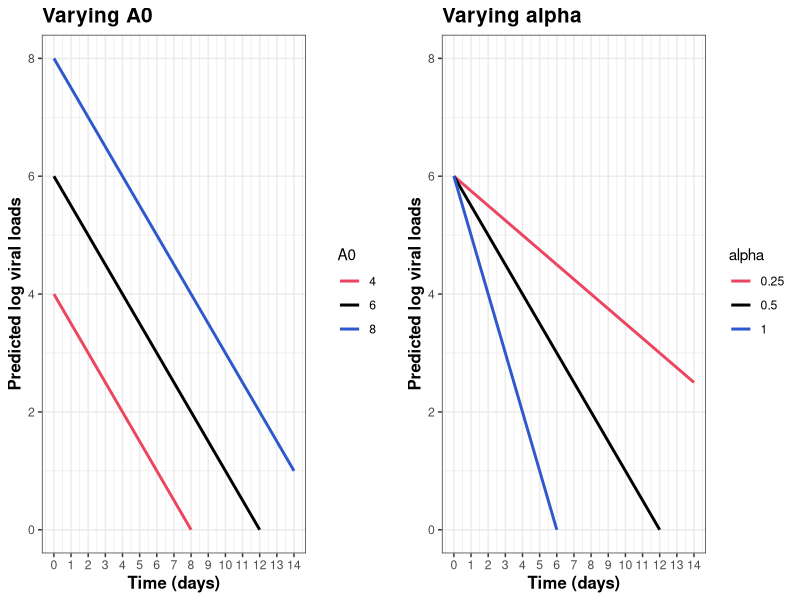
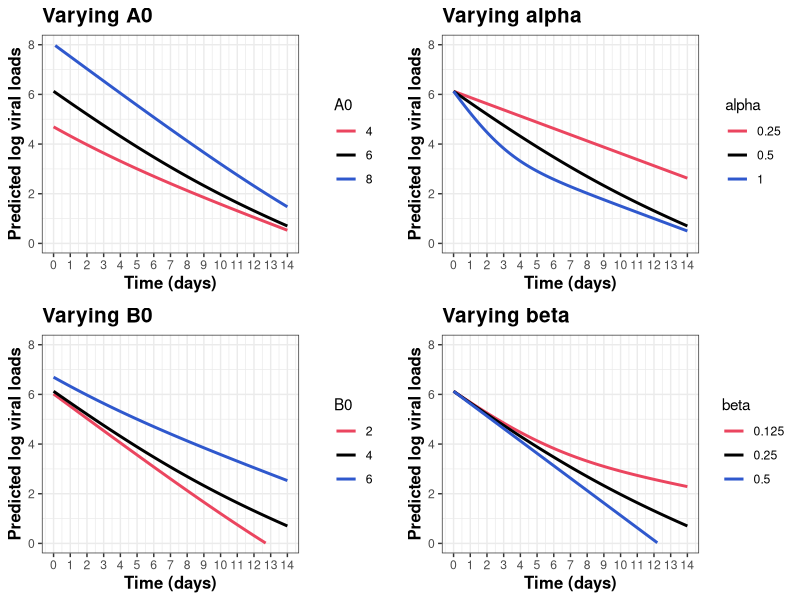
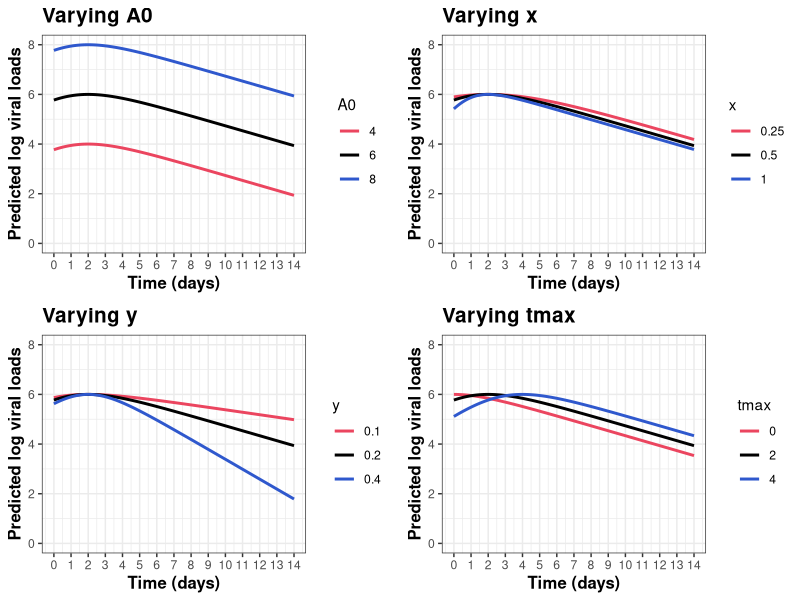
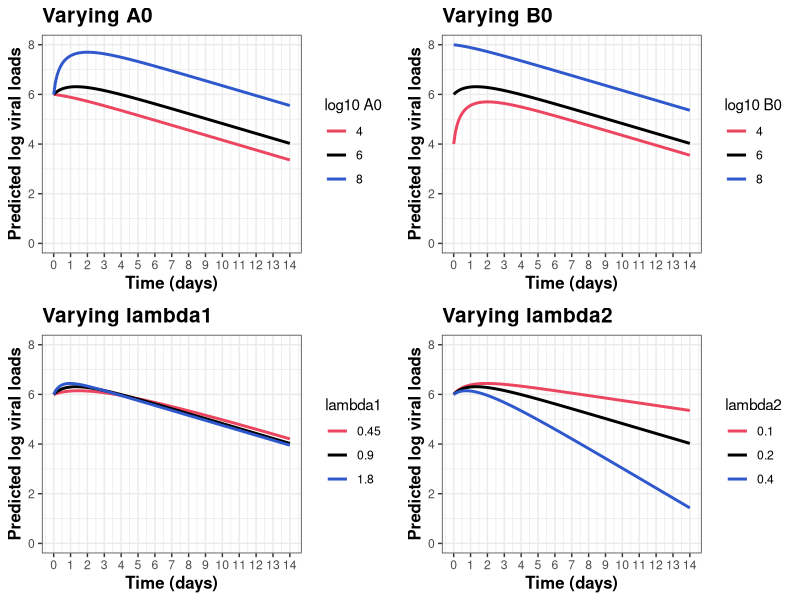

Write the R code that produced these figures, in order.
## ---- chunk 1
#| echo: false 
#| cache: true 
knitr::opts_chunk$set(cache = T, cache.comments = FALSE,
                      echo= T, include = TRUE,dev = "pdf")
## ---- chunk 2
#| echo: false 
#| warning: false 

library(ggplot2)
library(ggpubr)

## ---- chunk 3
#| echo: false 
#| cache: true 
t <- seq(0,14,0.1)
## ---- chunk 4
#| echo: false 
#| cache: true

#Defining functions
vl_cal_m1 <- function(A0, alpha, t){
  vl_t <- A0 - alpha * t
  out <- data.frame(A0, alpha, t, vl_t)
  return(out)
}

#Parameter lists
A0 <- c(4,6,8)
alpha <- c(0.25, 0.5, 1)

params <- expand.grid(A0 = A0, alpha = alpha)

#Default parameters
A0_def <- 6
alpha_def <- 0.5
## ---- chunk 5
#| echo: false 
#| cache: true 
output_M1 <- NULL
for(i in 1:nrow(params)){
  out <- vl_cal_m1(params$A0[i], params$alpha[i], t)
  output_M1 <- rbind(output_M1, out)
}

#Checking parameter conditions
A0_check <- output_M1$A0 == A0_def
alpha_check <- output_M1$alpha == alpha_def
## ---- chunk 6
#| echo: false 
#| cache: true 
#| warning: false 
G1 <- ggplot(output_M1[alpha_check ,], 
             aes(x = t, y = vl_t, col = as.factor(A0))) + 
  geom_line(linewidth = 1) +
  theme_bw() +
  xlab("Time (days)") +
  ylab("Predicted log viral loads") +
  scale_color_manual(values = c("#EB455F", "black", "#2F58CD"), name = "A0") +
  ylim(0,8) +
  ggtitle("Varying A0") +
  theme(#legend.position = "bottom",
        axis.title = element_text(face = "bold", size = 12),
        plot.title = element_text(face = "bold", size = 15)) +
  scale_x_continuous(breaks = 0:14)
## ---- chunk 7
#| echo: false 
#| cache: true 
#| warning: false 
G2 <- ggplot(output_M1[A0_check ,], aes(x = t, y = vl_t, col = as.factor(alpha))) +
  geom_line(linewidth = 1) +
  theme_bw() +
  xlab("Time (days)") +
  ylab("Predicted log viral loads") +
  scale_color_manual(values = c("#EB455F", "black", "#2F58CD"), name = "alpha") +
  ylim(0,8) +
  ggtitle("Varying alpha") +
  theme(#legend.position = "bottom",
        axis.title = element_text(face = "bold", size = 12),
        plot.title = element_text(face = "bold", size = 15)) +
  scale_x_continuous(breaks = 0:14)
## ---- chunk 8
#| echo: false 
#| cache: true 
#| warning: false 
#| fig-width: 8
#| fig-height: 3
#| height: auto
#| label: fig-loglinear
#| fig-cap: "Predicted viral load dynamics from Model 1: Log-linear decay model. Black lines represent viral load predictions using identical parameter set across all panels."
Mod1_combined <- ggarrange(G1, G2, ncol = 2, nrow = 1, align = "hv")
Mod1_combined

# Exporting
#pdf("Plots/Explore_non_linear.pdf", width = 8, height = 6)
#Mod1_combined
#dev.off()
## ---- chunk 9
#| echo: false 
#| cache: true

#Defining functions
vl_cal_m2 <- function(A0, alpha, B0, beta, t){
  vl_t <- log(exp(A0-(alpha*t)) + exp(B0-(beta*t)))
  out <- data.frame(A0, alpha, B0, beta, t, vl_t)
  return(out)
}

#Parameter lists
A0 <- c(4,6,8)
alpha <- c(0.25, 0.5, 1)
B0 <- c(2,4,6)
beta <- c(0.125, 0.25, 0.5)

params <- expand.grid(A0 = A0, alpha = alpha, B0 = B0, beta = beta)

#Default parameters
A0_def <- 6
alpha_def <- 0.5
B0_def <- 4
beta_def <- 0.25
## ---- chunk 10
#| echo: false 
#| cache: true 
output_M2 <- NULL
for(i in 1:nrow(params)){
  out <- vl_cal_m2(params$A0[i], params$alpha[i], params$B0[i], params$beta[i], t)
  output_M2 <- rbind(output_M2, out)
}

#Checking parameter conditions
A0_check <- output_M2$A0 == A0_def
alpha_check <- output_M2$alpha == alpha_def
B0_check <- output_M2$B0 == B0_def
beta_check <- output_M2$beta == beta_def
## ---- chunk 11
#| echo: false 
#| cache: true 
#| warning: false 
G1 <- ggplot(output_M2[alpha_check & B0_check & beta_check ,], 
             aes(x = t, y = vl_t, col = as.factor(A0))) + 
  geom_line(linewidth = 1) +
  theme_bw() +
  xlab("Time (days)") +
  ylab("Predicted log viral loads") +
  scale_color_manual(values = c("#EB455F", "black", "#2F58CD"), name = "A0") +
  ylim(0,8) +
  ggtitle("Varying A0") +
  theme(#legend.position = "bottom",
        axis.title = element_text(face = "bold", size = 12),
        plot.title = element_text(face = "bold", size = 15)) +
  scale_x_continuous(breaks = 0:14)
## ---- chunk 12
#| echo: false 
#| cache: true 
#| warning: false 
G2 <- ggplot(output_M2[A0_check & B0_check & beta_check ,], 
             aes(x = t, y = vl_t, col = as.factor(alpha))) + 
  geom_line(linewidth = 1) +
  theme_bw() +
  xlab("Time (days)") +
  ylab("Predicted log viral loads") +
  scale_color_manual(values = c("#EB455F", "black", "#2F58CD"), name = "alpha") +
  ylim(0,8) +
  ggtitle("Varying alpha") +
  theme(#legend.position = "bottom",
        axis.title = element_text(face = "bold", size = 12),
        plot.title = element_text(face = "bold", size = 15)) +
  scale_x_continuous(breaks = 0:14)
## ---- chunk 13
#| echo: false 
#| cache: true 
#| warning: false 
G3 <- ggplot(output_M2[A0_check & alpha_check & beta_check ,], 
             aes(x = t, y = vl_t, col = as.factor(B0))) + 
  geom_line(linewidth = 1) +
  theme_bw() +
  xlab("Time (days)") +
  ylab("Predicted log viral loads") +
  scale_color_manual(values = c("#EB455F", "black", "#2F58CD"), name = "B0") +
  ylim(0,8) +
  ggtitle("Varying B0") +
  theme(#legend.position = "bottom",
        axis.title = element_text(face = "bold", size = 12),
        plot.title = element_text(face = "bold", size = 15)) +
  scale_x_continuous(breaks = 0:14)
## ---- chunk 14
#| echo: false 
#| cache: true 
#| warning: false 
G4 <- ggplot(output_M2[A0_check & alpha_check & B0_check ,], 
             aes(x = t, y = vl_t, col = as.factor(beta))) + 
  geom_line(linewidth = 1) +
  theme_bw() +
  xlab("Time (days)") +
  ylab("Predicted log viral loads") +
  scale_color_manual(values = c("#EB455F", "black", "#2F58CD"), name = "beta") +
  ylim(0,8) +
  ggtitle("Varying beta") +
  theme(#legend.position = "bottom",
        axis.title = element_text(face = "bold", size = 12),
        plot.title = element_text(face = "bold", size = 15)) +
  scale_x_continuous(breaks = 0:14)
## ---- chunk 15
#| echo: false 
#| cache: true 
#| warning: false 
#| fig-width: 8
#| fig-height: 5
#| height: auto
#| label: fig-biexpo
#| fig-cap: "Predicted viral load dynamics from Model 2: Bi-exponential model. Black lines represent viral load predictions using identical parameter set across all panels."
Mod2_combined <- ggarrange(G1, G2, G3, G4, ncol = 2, nrow = 2, align = "hv")
Mod2_combined

# Exporting
#pdf("Plots/Explore_non_linear.pdf", width = 8, height = 6)
#Mod1_combined
#dev.off()
## ---- chunk 16
#| echo: false 
#| cache: true 

#Defining functions
vl_cal_m1 <- function(A0, x, y, tmax, t){
  vl_t <- A0 + log((x+y)/((y*exp(-x*(t-tmax))) + (x*exp(y*(t-tmax)))))
  out <- data.frame(A0, x, y, tmax, t, vl_t)
  return(out)
}

#Parameter lists
A0 <- c(4,6,8)
x <- c(0.25, 0.5, 1)
y <- c(0.1, 0.2, 0.4)
tmax <- c(0,2,4)

params <- expand.grid(A0 = A0, x = x, y = y, tmax = tmax)

#Default parameters
A0_def <- 6
x_def <- 0.5
y_def <- 0.2
tmax_def <- 2
## ---- chunk 17
#| echo: false 
#| cache: true 
output_M1 <- NULL
for(i in 1:nrow(params)){
  out <- vl_cal_m1(params$A0[i], params$x[i], params$y[i], params$tmax[i], t)
  output_M1 <- rbind(output_M1, out)
}

#Checking parameter conditions
A0_check <- output_M1$A0 == A0_def
x_check <- output_M1$x == x_def
y_check <- output_M1$y == y_def
tmax_check <- output_M1$tmax == tmax_def
## ---- chunk 18
#| echo: false 
#| cache: true 
dataA0 <- output_M1[(x_check & y_check & tmax_check) ,]
G1 <- ggplot(dataA0, aes(x = t, y = vl_t, col = as.factor(A0))) + 
  geom_line(linewidth = 1) +
  theme_bw() +
  xlab("Time (days)") +
  ylab("Predicted log viral loads") +
  scale_color_manual(values = c("#EB455F", "black", "#2F58CD"), name = "A0") +
  ylim(0,8) +
  ggtitle("Varying A0") +
  theme(#legend.position = "bottom",
        axis.title = element_text(face = "bold", size = 12),
        plot.title = element_text(face = "bold", size = 15)) +
  scale_x_continuous(breaks = 0:14)
## ---- chunk 19
#| echo: false 
#| cache: true 
datax <- output_M1[(A0_check & y_check & tmax_check) ,]

G2 <-ggplot(datax, aes(x = t, y = vl_t, col = as.factor(x))) + 
  geom_line(linewidth = 1) +
  theme_bw() +
  xlab("Time (days)") +
  ylab("Predicted log viral loads") +
  scale_color_manual(values = c("#EB455F", "black", "#2F58CD"), name = "x") +
  ylim(0,8) +
  ggtitle("Varying x") +
  theme(#legend.position = "bottom",
        axis.title = element_text(face = "bold", size = 12),
        plot.title = element_text(face = "bold", size = 15)) +
  scale_x_continuous(breaks = 0:14)
## ---- chunk 20
#| echo: false 
#| cache: true 
datay <- output_M1[(A0_check & x_check & tmax_check) ,]

G3 <- ggplot(datay, aes(x = t, y = vl_t, col = as.factor(y))) + 
  geom_line(linewidth = 1) +
  theme_bw() +
  xlab("Time (days)") +
  ylab("Predicted log viral loads") +
  scale_color_manual(values = c("#EB455F", "black", "#2F58CD"), name = "y") +
  ylim(0,8) +
  ggtitle("Varying y") +
  theme(#legend.position = "bottom",
        axis.title = element_text(face = "bold", size = 12),
        plot.title = element_text(face = "bold", size = 15)) +
  scale_x_continuous(breaks = 0:14)
## ---- chunk 21
#| echo: false 
#| cache: true 
datatmax <- output_M1[(A0_check & x_check & y_check) ,]

G4 <- ggplot(datatmax, aes(x = t, y = vl_t, col = as.factor(tmax))) + 
  geom_line(linewidth = 1) +
  theme_bw() +
  xlab("Time (days)") +
  ylab("Predicted log viral loads") +
  scale_color_manual(values = c("#EB455F", "black", "#2F58CD"), name = "tmax") +
  ylim(0,8) +
  ggtitle("Varying tmax") +
  theme(#legend.position = "bottom",
        axis.title = element_text(face = "bold", size = 12),
        plot.title = element_text(face = "bold", size = 15)) +
  scale_x_continuous(breaks = 0:14)
## ---- chunk 22
#| echo: false 
#| cache: true 
#| fig-width: 8
#| fig-height: 5
#| height: auto
#| label: fig-updown
#| fig-cap: "Predicted viral load dynamics from Model 3: Up-and-down model. Black lines represent viral load predictions using identical parameter set across all panels."
Mod3_combined <- ggarrange(G1, G2, G3, G4, ncol = 2, nrow = 2, align = "hv")
Mod3_combined

# Exporting
#pdf("Plots/Explore_non_linear.pdf", width = 8, height = 6)
#Mod1_combined
#dev.off()
## ---- chunk 23
#| echo: false 
#| cache: true

#Defining functions
vl_cal_m4 <- function(A0, B0, lambda1, lambda2, t){
  vl_t <- log(  ((lambda1/(lambda2-lambda1)) * exp(A0) * (exp(-lambda1 * t) - exp(-lambda2 * t))) + (exp(B0) * (exp(-lambda2 * t))))
  out <- data.frame(A0, B0, lambda1, lambda2, t, vl_t)
  return(out)
}

#Parameter lists
A0 <- c(4,6,8)
B0 <- c(4, 6, 8)
lambda2 <- c(0.1, 0.2, 0.4)
lambda1 <- 3*c(0.15, 0.3, 0.6)

params <- expand.grid(A0 = A0, B0 = B0, lambda1 = lambda1, lambda2 = lambda2)

#Default parameters
A0_def <- 6
B0_def <- 6
lambda1_def <- 3*0.3
lambda2_def <- 0.2
## ---- chunk 24
#| echo: false 
#| cache: true 
output_M4 <- NULL
for(i in 1:nrow(params)){
  out <- vl_cal_m4(params$A0[i], params$B0[i], params$lambda1[i], params$lambda2[i], t)
  output_M4 <- rbind(output_M4, out)
}

#Checking parameter conditions
A0_check <- output_M4$A0 == A0_def
B0_check <- output_M4$B0 == B0_def
lambda1_check <- output_M4$lambda1 == lambda1_def
lambda2_check <- output_M4$lambda2 == lambda2_def
## ---- chunk 25
#| echo: false 
#| cache: true 
#| warning: false 
G1 <- ggplot(output_M4[B0_check & lambda1_check & lambda2_check ,], 
             aes(x = t, y = vl_t, col = as.factor(A0))) + 
  geom_line(linewidth = 1) +
  theme_bw() +
  xlab("Time (days)") +
  ylab("Predicted log viral loads") +
  scale_color_manual(values = c("#EB455F", "black", "#2F58CD"), name = "log10 A0") +
  ylim(0,8) +
  ggtitle("Varying A0") +
  theme(#legend.position = "bottom",
        axis.title = element_text(face = "bold", size = 12),
        plot.title = element_text(face = "bold", size = 15)) +
  scale_x_continuous(breaks = 0:14)
## ---- chunk 26
#| echo: false 
#| cache: true 
#| warning: false 
G2 <- ggplot(output_M4[A0_check & lambda1_check & lambda2_check ,], 
             aes(x = t, y = vl_t, col = as.factor(B0))) + 
  geom_line(linewidth = 1) +
  theme_bw() +
  xlab("Time (days)") +
  ylab("Predicted log viral loads") +
  scale_color_manual(values = c("#EB455F", "black", "#2F58CD"), name = "log10 B0") +
  ylim(0,8) +
  ggtitle("Varying B0") +
  theme(#legend.position = "bottom",
        axis.title = element_text(face = "bold", size = 12),
        plot.title = element_text(face = "bold", size = 15)) +
  scale_x_continuous(breaks = 0:14)
## ---- chunk 27
#| echo: false 
#| cache: true 
#| warning: false 
G3 <- ggplot(output_M4[A0_check & B0_check & lambda2_check ,], 
             aes(x = t, y = vl_t, col = as.factor(lambda1))) + 
  geom_line(linewidth = 1) +
  theme_bw() +
  xlab("Time (days)") +
  ylab("Predicted log viral loads") +
  scale_color_manual(values = c("#EB455F", "black", "#2F58CD"), name = "lambda1") +
  ylim(0,8) +
  ggtitle("Varying lambda1") +
  theme(#legend.position = "bottom",
        axis.title = element_text(face = "bold", size = 12),
        plot.title = element_text(face = "bold", size = 15)) +
  scale_x_continuous(breaks = 0:14)
## ---- chunk 28
#| echo: false 
#| cache: true 
#| warning: false 
G4 <- ggplot(output_M4[A0_check & B0_check & lambda1_check ,], 
             aes(x = t, y = vl_t, col = as.factor(lambda2))) + 
  geom_line(linewidth = 1) +
  theme_bw() +
  xlab("Time (days)") +
  ylab("Predicted log viral loads") +
  scale_color_manual(values = c("#EB455F", "black", "#2F58CD"), name = "lambda2") +
  ylim(0,8) +
  ggtitle("Varying lambda2") +
  theme(#legend.position = "bottom",
        axis.title = element_text(face = "bold", size = 12),
        plot.title = element_text(face = "bold", size = 15)) +
  scale_x_continuous(breaks = 0:14)
## ---- chunk 29
#| echo: false 
#| cache: true 
#| fig-width: 8
#| fig-height: 5
#| height: auto
#| label: fig-twocmpt2
#| fig-cap: "Predicted viral load dynamics from Model 4: two-comparment kinetics model. Black lines represent viral load predictions using identical parameter set across all panels."
Mod4_combined2 <- ggarrange(G1, G2, G3, G4, ncol = 2, nrow = 2, align = "hv")
print(Mod4_combined2)

# Exporting
#pdf("Plots/Explore_non_linear.pdf", width = 8, height = 6)
#Mod1_combined
#dev.off()
